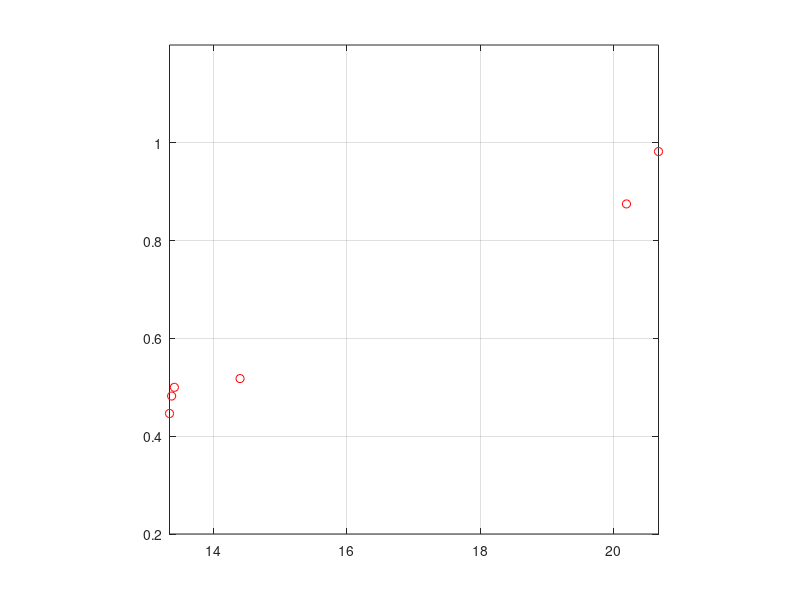

The MATLAB source for this figure: (Note: this script raises an error after producing the figure.)
% Description : Non Parametric fit of the Percentage of correct response from the study of Schenkman and Nilson (2010,2011) as a function of Loudness
%             : The script also computes the threshold value of Loudness for which the Percentage of correct response is in between 0.73 and 0.75
% Author      : Vijay Kiran Gidla (joy4u18@gmail.com)


clc;
clear all;
close all;

%% DATA

%% Blind percentage of correct

%Conference

bpc_5_conf=round(([9.71 9.18 5.4 5.15 5.2 4.96]./10)*56);
bpc_50_conf=round(([9.83 9.4 6.19 4.88 4.74 4.89]./10)*56);
bpc_500_conf=round(([9.71 9.98 8.94 4.68 5.23 4.7]./10)*56);

%Anechoic

bpc_5_anc=round(([9.79 8.81 5.14 4.39 4.78 5.04]./10)*56);
bpc_50_anc=round(([9.65 9.75 4.98 4.73 4.73 4.71]./10)*56);
bpc_500_anc=round(([9.67 9.94 5.18 4.98 5.56 5.08]./10)*56);

B_AC=[bpc_5_anc;bpc_50_anc;bpc_500_anc;bpc_5_conf;bpc_50_conf;bpc_500_conf];


% Lecture room

bpc_5_lec=round([0.6101 0.5373 ]*56);
% bpc_5_2c_lec=round([0.6607 0.5923]*56);
% bpc_5_4c_lec=round([0.6161 0.5759]*56);
% bpc_5_8c_lec=round([0.7188 0.6101]*56);
% bpc_5_16c_lec=round([0.7470 0.6315]*56);
% bpc_5_32c_lec=round([0.7560 0.6533]*56);
% bpc_5_64c_lec=round([0.7664 0.5391]*56);
bpc_500_lec=round([0.8080 0.5893]*56);

B_L=[bpc_5_lec; bpc_500_lec];


%%  Sighted Percentage of correct


%Conference


spc_5_conf=round(([8.48 7.65 5.86 4.95 4.74 4.8]./10)*56);
spc_50_conf=round(([9.39 8.18 5.81 4.89 4.75 5.08]./10)*56);
spc_500_conf=round(([9.67 9.85 7.12 4.96 4.98 4.98]./10)*56);

%Anechoic

spc_5_anc=round(([9.05 8.15 5.32 4.5 4.75 5.19]./10)*56);
spc_50_anc=round(([9.35 9.23 5.4 5.18 5 4.62]./10)*56);
spc_500_anc=round(([9.74 9.8 4.86 4.78 4.61 4.67]./10)*56);


S_AC=[spc_5_anc; spc_50_anc; spc_500_anc ; spc_5_conf ; spc_50_conf ; spc_500_conf];

% Lecture room

spc_5_lec=round([0.5508]*56);
% spc_5_2c_lec=round([0.5137]*56);
% spc_5_4c_lec=round([0.5467]*56);
% spc_5_8c_lec=round([0.5707]*56);
% spc_5_16c_lec=round([0.6174]*56);
% spc_5_32c_lec=round([0.6921]*56);
% spc_5_64c_lec=round([0.6456]*56);
spc_500_lec=round([0.6209]*56);

S_L=[spc_5_lec; spc_500_lec];


%% Loudness values
%  Anechoic
STL_A_005_mean=[20.674 20.194 14.404 13.347 13.379 13.420];

STL_A_050_mean=[63.672 52.307  40.320 40.292 40.213 40.089];

STL_A_500_mean=[76.143 62.159  48.353 48.377  48.187 48.131];



%%  Conference

STL_C_005_mean=[26.707 24.377  21.537 19.651 19.975 19.529 ];

STL_C_050_mean=[69.607 55.682  47.619 45.135 45.249 45.041];

STL_C_500_mean=[78.659 63.574  54.580 52.387 52.569 52.502];

STL_AC=[STL_A_005_mean;STL_A_050_mean;STL_A_500_mean;STL_C_005_mean;...
    STL_C_050_mean;STL_C_500_mean];

%% Lecture

STL_L_005_mean=[17.160 16.179];


STL_L_500_mean=[54.712 52.466];


STL_L=[STL_L_005_mean;STL_L_500_mean];

%% Plot of the DATA


m=[56 56 56  56 56 56]';

% x=[100 150]';
% m=[56 56]';

for i=1:size(B_AC,1)
    
    
    x=STL_AC(i,:)';		% Manually change the loudness data for different conditions
    
    r=B_AC(i,:)';		% Manually change the sighted or the blind P(c) response
    
    
    x=flipud(x);
    r=flipud(r);
    
    figure(i);
    plot( x, r ./ m, 'ro');
    axis([min(x) max(x) 0.2 1.2]);
    axis square;
    hold on;
    grid on;
 
    numxfit = 499;                                  % Number of new points to be generated minus 1
    xfit = [min(x):(max(x)-min(x))/numxfit:max( x ) ]';
    
    %% LSfit
    
    if(length(x)>2)
        
        guessing=0;
        lapsing=0;
        
        temp=diff(x);
        bwd_min = min(temp(temp>0));
		
%         if(isempty(bwd_min))
%             bwd_min=min(abs(temp));    %VJ2015
%         end

        bwd_max = max( x ) - min( x );
		
%         if(bwd_min == bwd_max)
%             bwd_min=1;    %VJ 2015
%         end

% Switch between cross-validated or bootstrap by manually uncommenting the corresponding lines
        bwd = bandwidth_cross_validation( r, m, x, [ bwd_min, bwd_max ],'logit',guessing,lapsing,2,1,'normpdf',100,1e-6);               
%         bwd= bandwidth_bootstrap(r, m, x, [ bwd_min, bwd_max ],30,[],'logit',guessing,lapsing,2,1,'normpdf',100,1e-6);
        
        
        hhh(:,i)=bwd;
%         hhh_1(:,i)=bwd;
        bwd = bwd(3); % choose the third estimate, which is based on cross-validated deviance
       
        
        pfit = locglmfit( xfit, r, m, x, bwd,'logit',guessing,lapsing,2,1,'normpdf',100,1e-6);
        plot( xfit, pfit, 'b','linewidth',2 );  % Plot the fitted curve
        
        z_2(i)=mean(xfit(pfit>0.73&pfit<0.75));
        
%         h1=legend('Mean proportion of correct','logisitc fit','Local linear fit');
%         set(h1,'location','best');
        xlabel('Loudness (sones)');
        ylabel('Proportion of correct responses');
        
    else
        
        h1=legend('Mean proportion of correct','logistic fit');
        set(h1,'location','best');
        xlabel('Loudness (sones)');
        ylabel('Proportion of correct responses');
    end
    
end

sprintf('%.1f ',z_2)